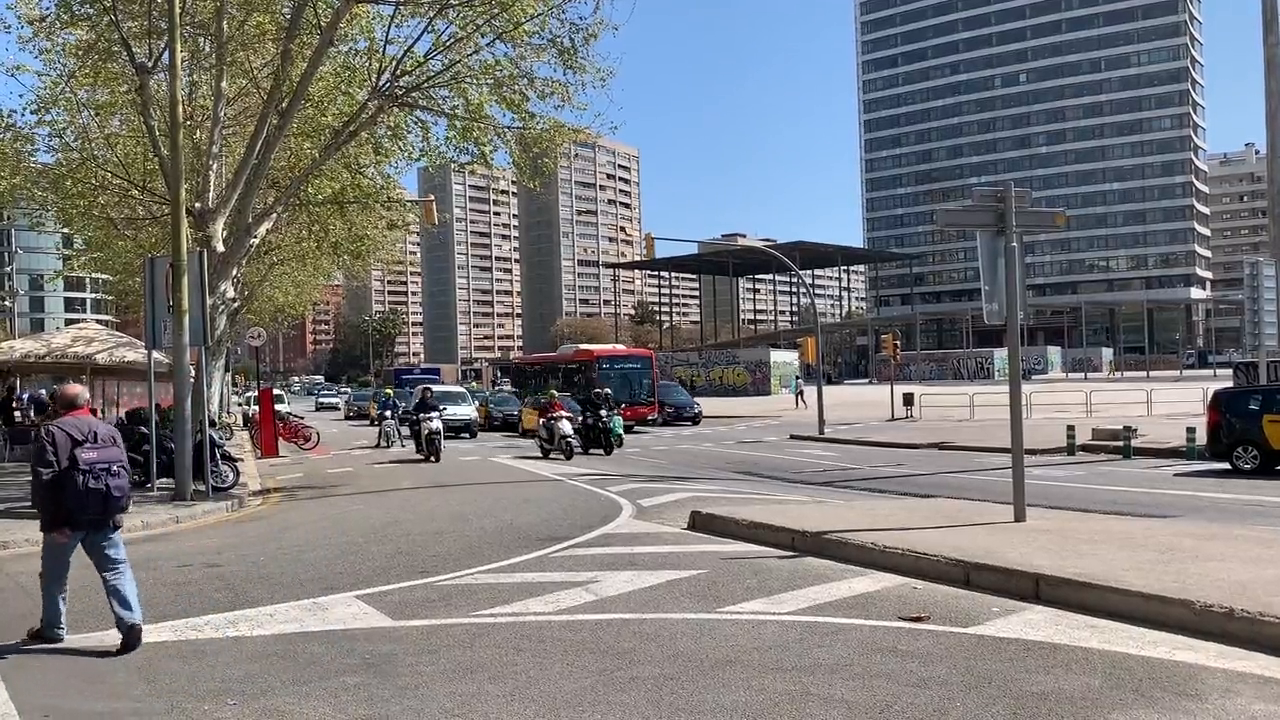
#> input picture frame 60 of Day28/Sample Input Videos/road.mp4, 1280 x 720 px, given in place of Office.mp4, which was not available
$ python Video_Processing.py
#> lines starting #> are read from the running program, lines starting #| are printed output that depends on the picture; pictures that were not available may be replaced by others from this repository, and a replacement may not be noted
import cv2
import os


# Input and Output Paths

input_video = r"D:\python\MLB_Internship\Day22\Input Videos\Office.mp4"
output_folder = r"D:\python\MLB_Internship\Day22\Output Videos"

os.makedirs(output_folder, exist_ok=True)

output_video = os.path.join(output_folder, "processed_video.mp4")

# Read Video

cap = cv2.VideoCapture(input_video)

if not cap.isOpened():
    print("Error: Cannot open video.")
    exit()

# Video Properties

fps = int(cap.get(cv2.CAP_PROP_FPS))
width = int(cap.get(cv2.CAP_PROP_FRAME_WIDTH))
height = int(cap.get(cv2.CAP_PROP_FRAME_HEIGHT))
total_frames = int(cap.get(cv2.CAP_PROP_FRAME_COUNT))

print("Video Properties")
print("---------------------------")
print("FPS:", fps)
print("Width:", width)
print("Height:", height)
print("Total Frames:", total_frames)

# Video Writer

fourcc = cv2.VideoWriter_fourcc(*'mp4v')

out = cv2.VideoWriter(
    output_video,
    fourcc,
    fps,
    (width, height)
)

# Process Video

while True:

    ret, frame = cap.read()
#> frame is the input picture: shape (720, 1280, 3); mean B, G, R 124.1, 122.4, 122.4

    if not ret:
        break

    # Current Frame Number
    frame_no = int(cap.get(cv2.CAP_PROP_POS_FRAMES))

    # Convert to Grayscale
    gray = cv2.cvtColor(frame, cv2.COLOR_BGR2GRAY)
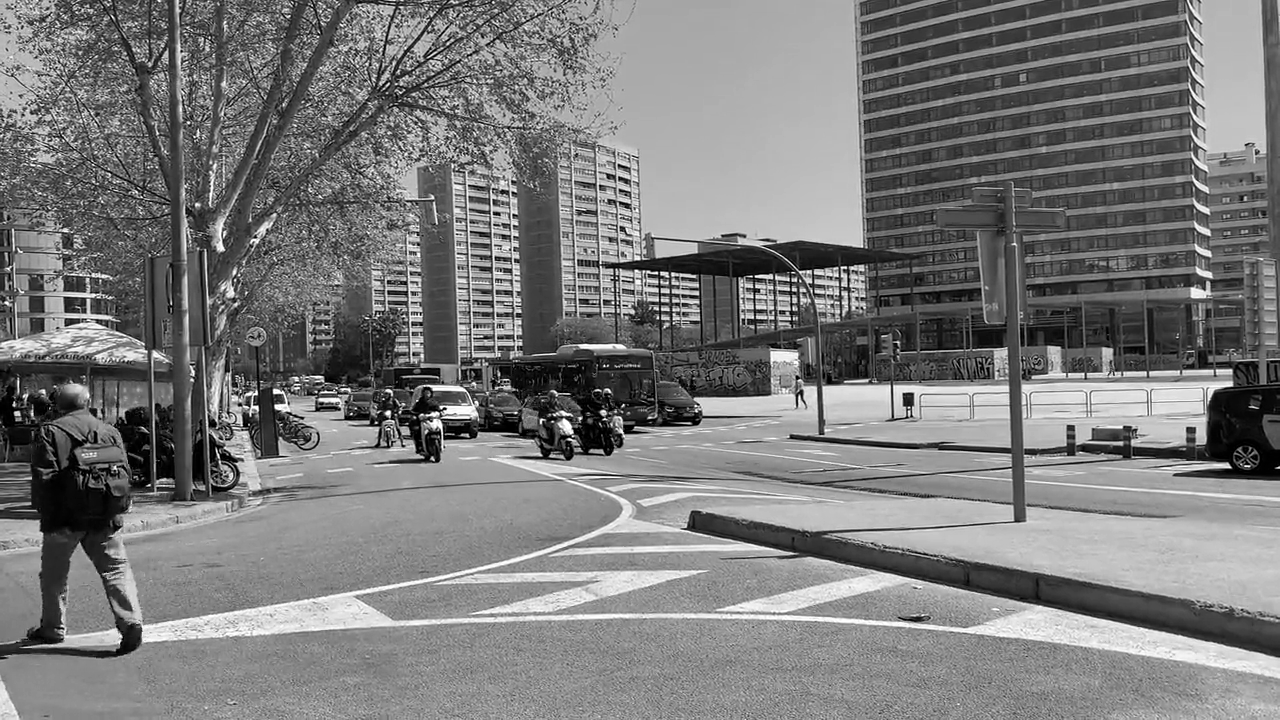
#> gray: shape (720, 1280); min 0, max 255, mean 122.6

    # Apply Canny Edge Detection
    edges = cv2.Canny(gray, 50, 150)
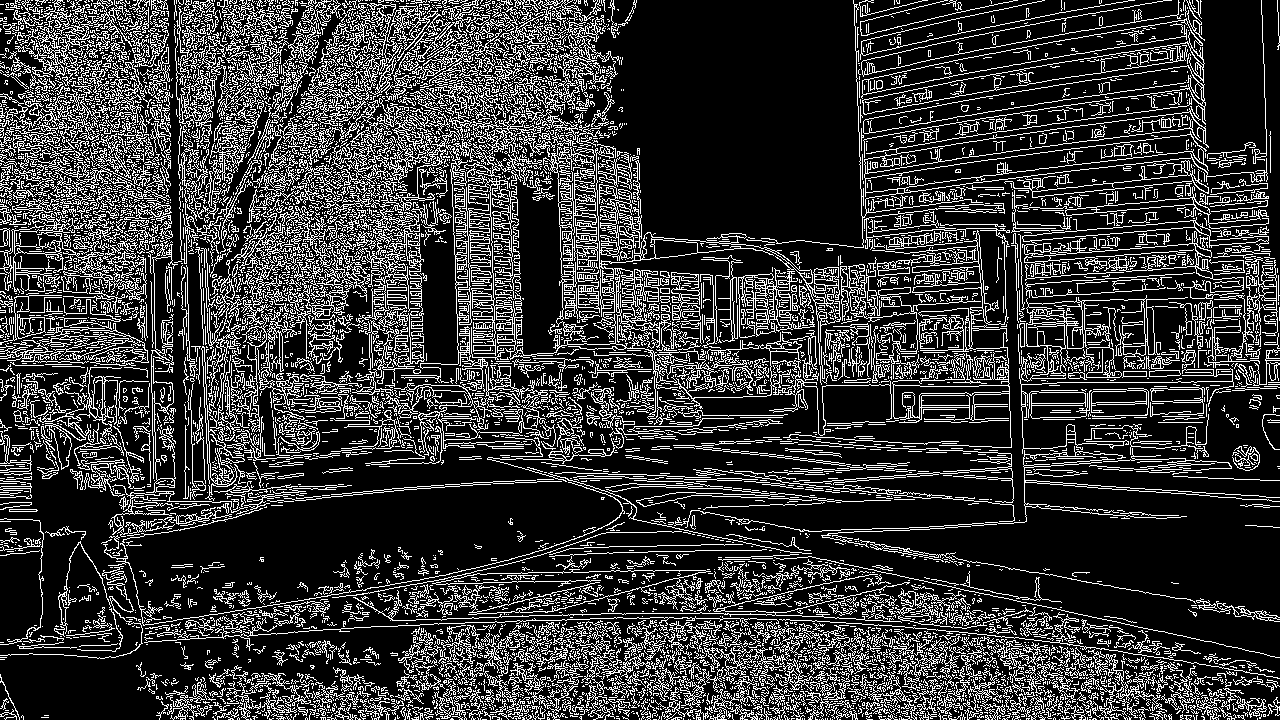
#> edges: shape (720, 1280); 21.8% white in thin lines or dots

    # Convert to BGR for displaying text
    processed = cv2.cvtColor(edges, cv2.COLOR_GRAY2BGR)
#> processed: shape (720, 1280, 3); 21.8% white in thin lines or dots

    # Display Video Information


    cv2.putText(processed, f"FPS: {fps}", (20, 30),
                cv2.FONT_HERSHEY_SIMPLEX, 0.7, (0, 255, 0), 2)

    cv2.putText(processed, f"Width: {width}", (20, 60),
                cv2.FONT_HERSHEY_SIMPLEX, 0.7, (0, 255, 0), 2)

    cv2.putText(processed, f"Height: {height}", (20, 90),
                cv2.FONT_HERSHEY_SIMPLEX, 0.7, (0, 255, 0), 2)

    cv2.putText(processed, f"Total Frames: {total_frames}", (20, 120),
                cv2.FONT_HERSHEY_SIMPLEX, 0.7, (0, 255, 0), 2)

    cv2.putText(processed, f"Frame: {frame_no}", (20, 150),
                cv2.FONT_HERSHEY_SIMPLEX, 0.7, (0, 255, 0), 2)
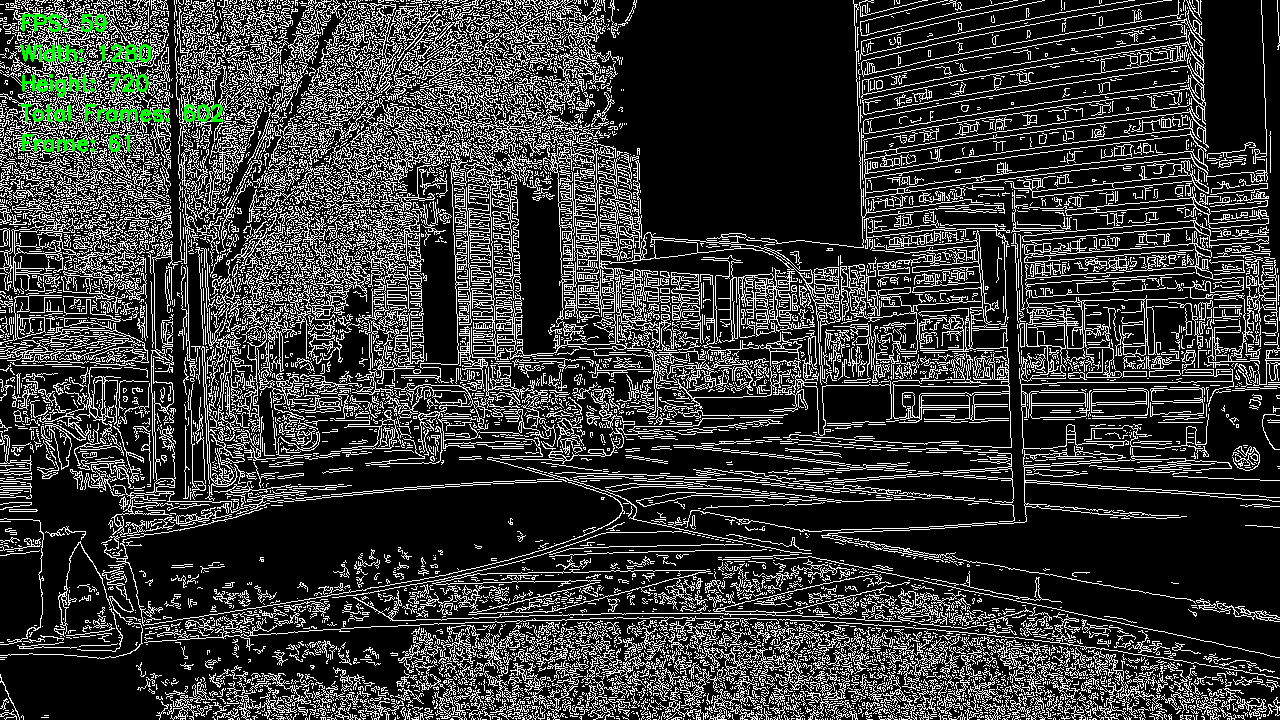
#> processed: shape (720, 1280, 3); mean B, G, R 55.2, 56.5, 55.2

    # Display Videos
    cv2.imshow("Original Video", frame)
    cv2.imshow("Processed Video", processed)

    # Save Processed Video
    out.write(processed)

    if cv2.waitKey(25) & 0xFF == ord('q'):
#> (key q is pressed here)
        break

cap.release()
out.release()
cv2.destroyAllWindows()

print("Processed video saved successfully!")

# Webcam

webcam = cv2.VideoCapture(0)

if not webcam.isOpened():
    print("Error: Cannot access webcam.")
    exit()

print("Webcam Started")
print("Press 'Q' to Quit")

while True:

    ret, frame = webcam.read()

    if not ret:
        break

    cv2.imshow("Live Webcam", frame)

    if cv2.waitKey(1) & 0xFF == ord('q'):
#> (key q is pressed here)
        break

webcam.release()
cv2.destroyAllWindows()

print("Webcam closed.")

$ run again, starting later in the video
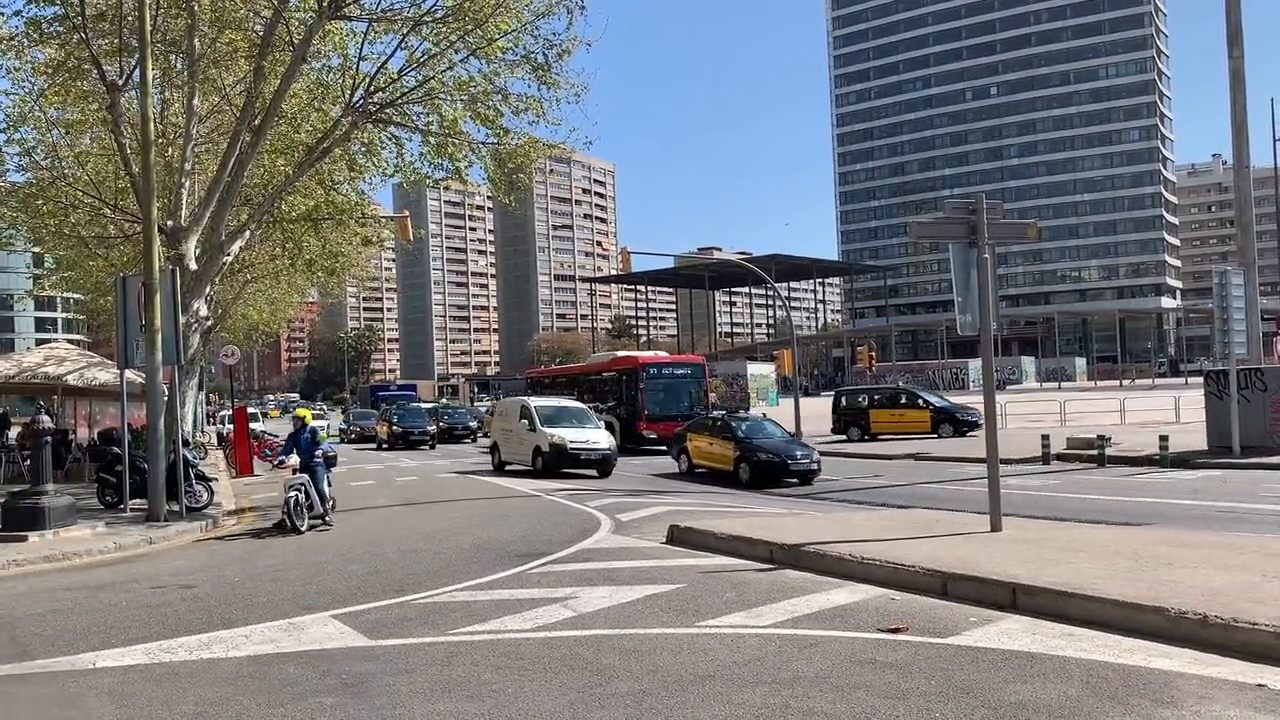
#> input picture frame 270 of Day28/Sample Input Videos/road.mp4, 1280 x 720 px, given in place of Office.mp4, which was not available
#> frame is the input picture: shape (720, 1280, 3); mean B, G, R 123.2, 121.4, 120.8
#> `edges = cv2.Canny(gray, 50, 150)`:
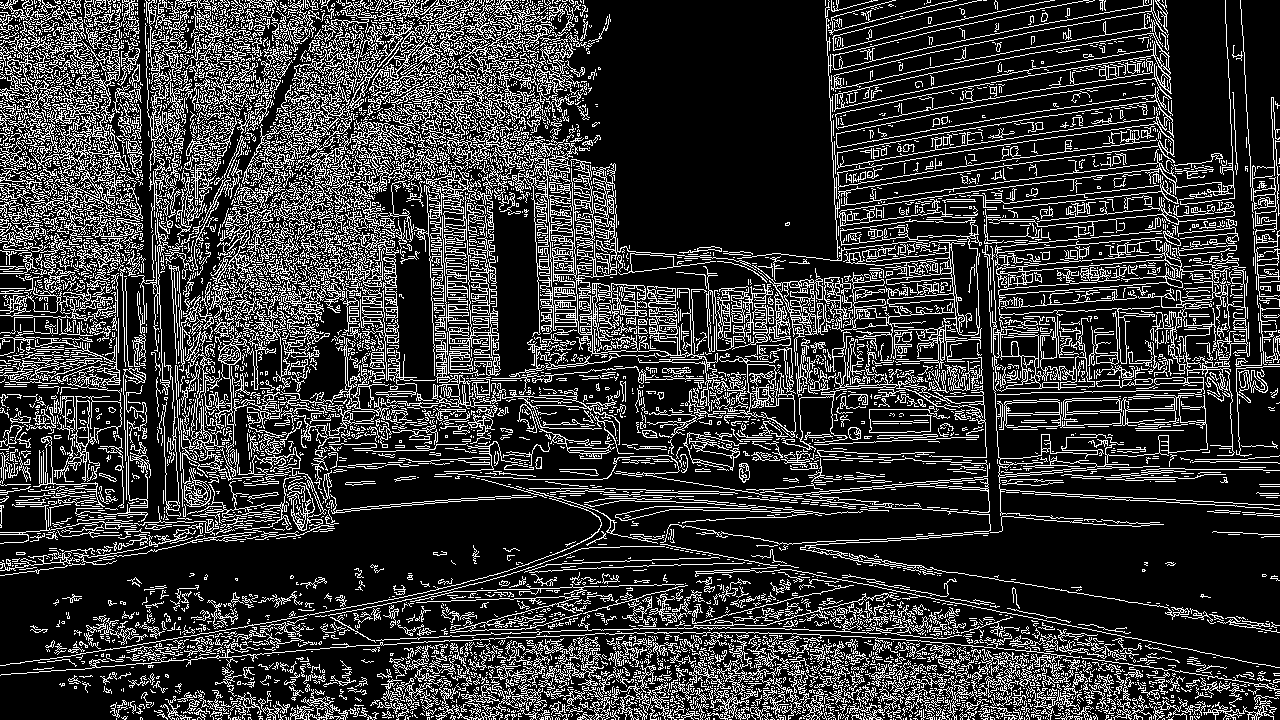
#> edges: shape (720, 1280); 21.5% white in thin lines or dots
#> `cv2.putText(processed, f"Frame: {frame_no}", (20, 150), cv2.FONT_HERSH..`:
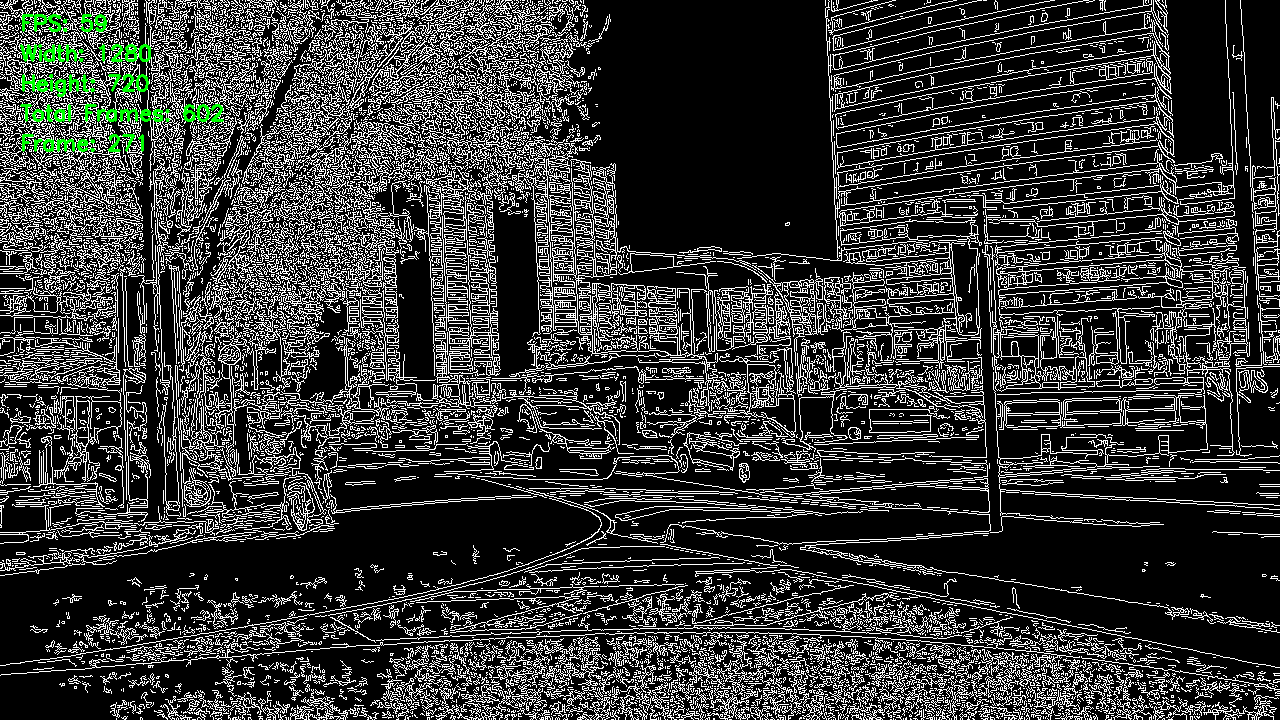
#> processed: shape (720, 1280, 3); mean B, G, R 54.5, 55.7, 54.5

$ run again, starting later in the video
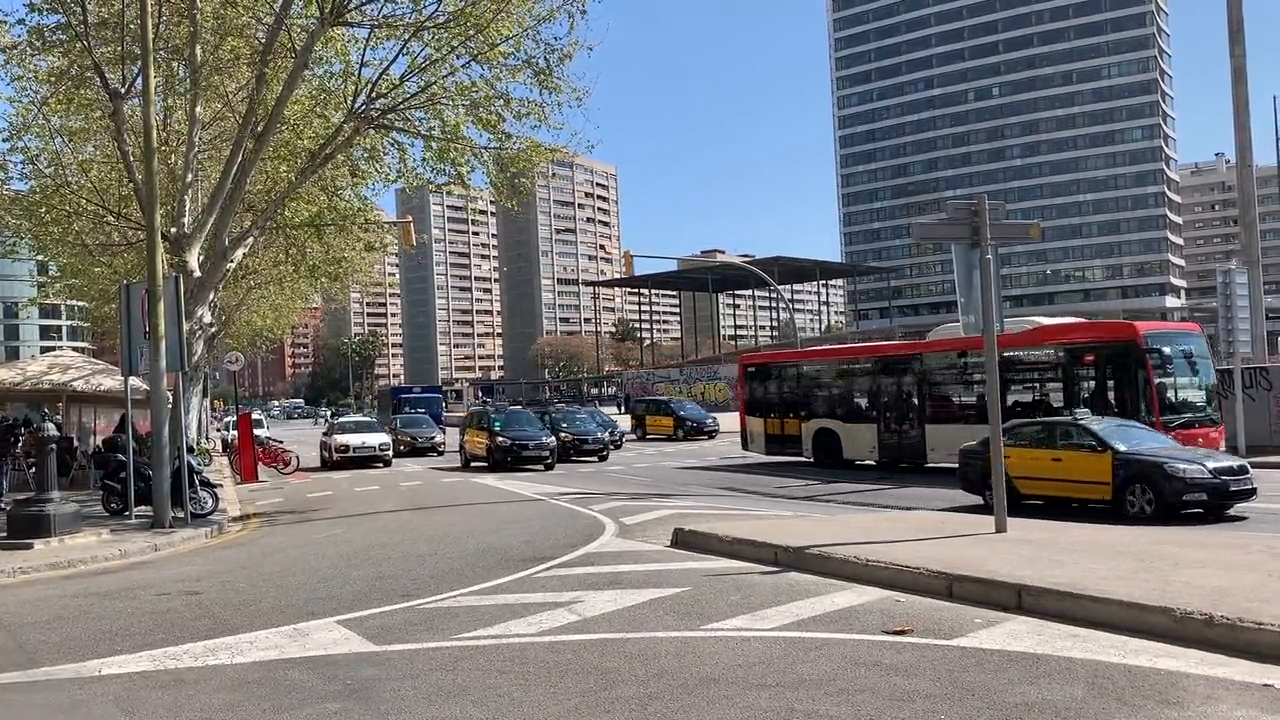
#> input picture frame 481 of Day28/Sample Input Videos/road.mp4, 1280 x 720 px, given in place of Office.mp4, which was not available
#> frame is the input picture: shape (720, 1280, 3); mean B, G, R 120.5, 119, 118.7
#> `edges = cv2.Canny(gray, 50, 150)`:
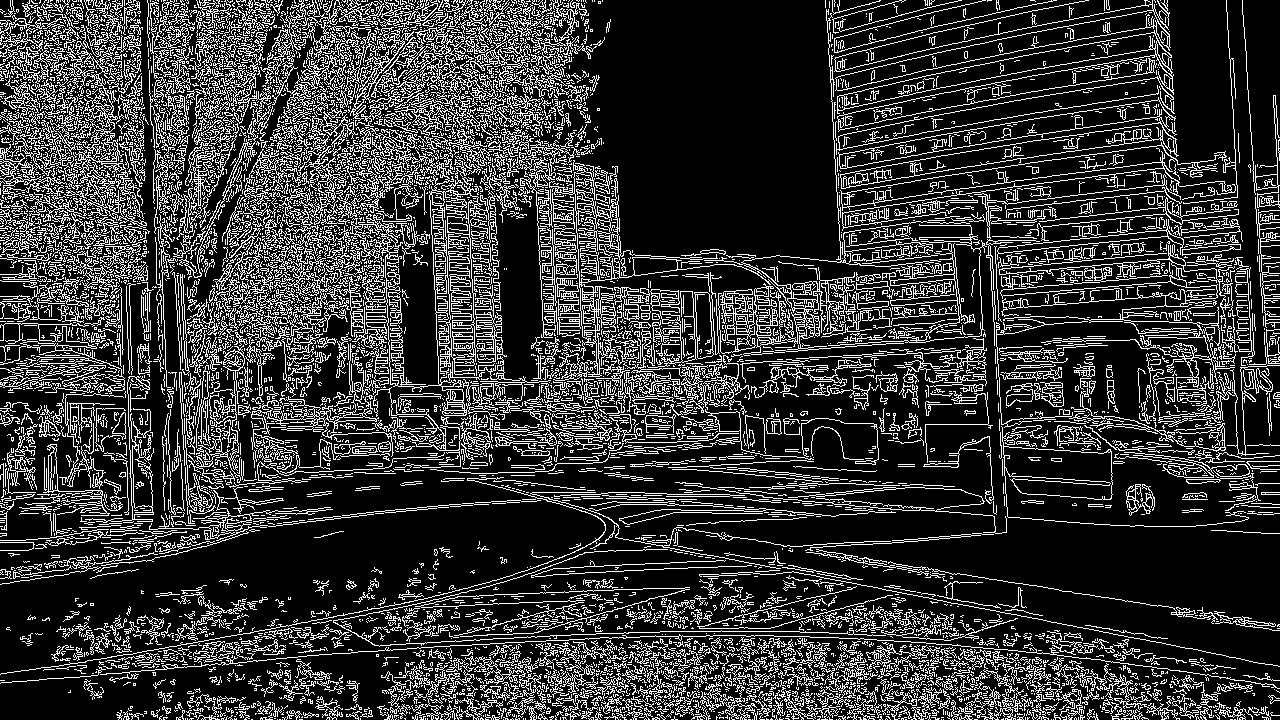
#> edges: shape (720, 1280); 21.2% white in thin lines or dots
#> `cv2.putText(processed, f"Frame: {frame_no}", (20, 150), cv2.FONT_HERSH..`:
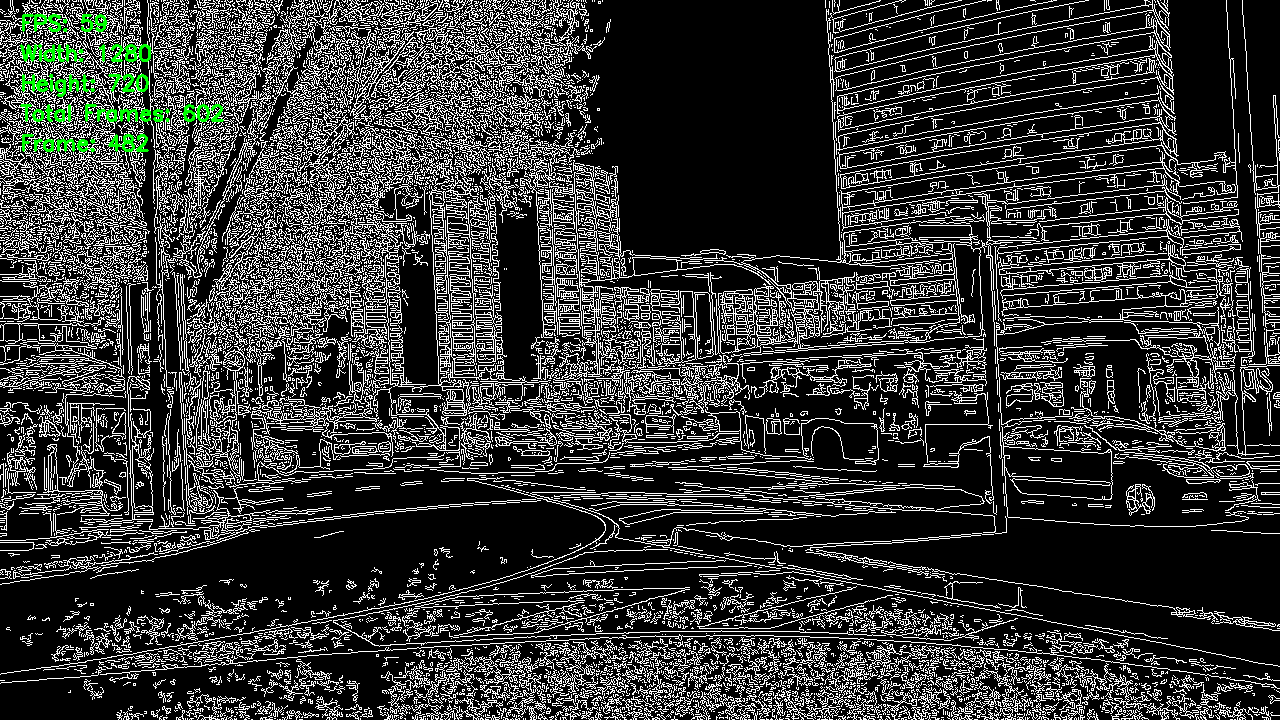
#> processed: shape (720, 1280, 3); mean B, G, R 53.5, 54.8, 53.5
